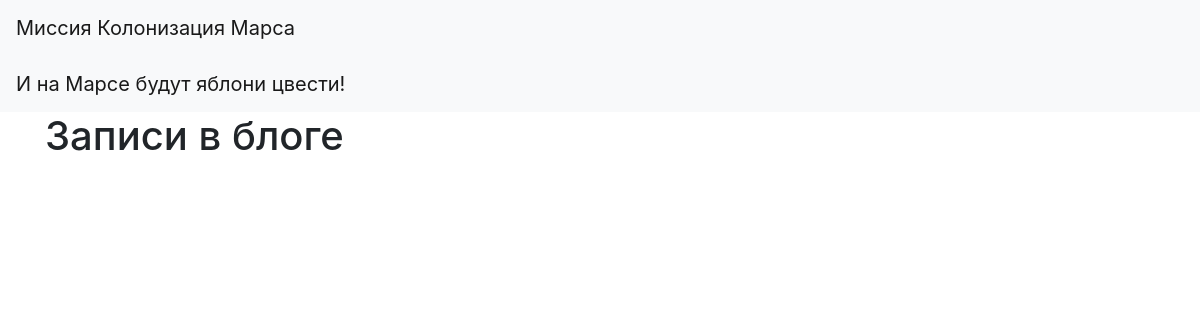
Before: / with the older database file.
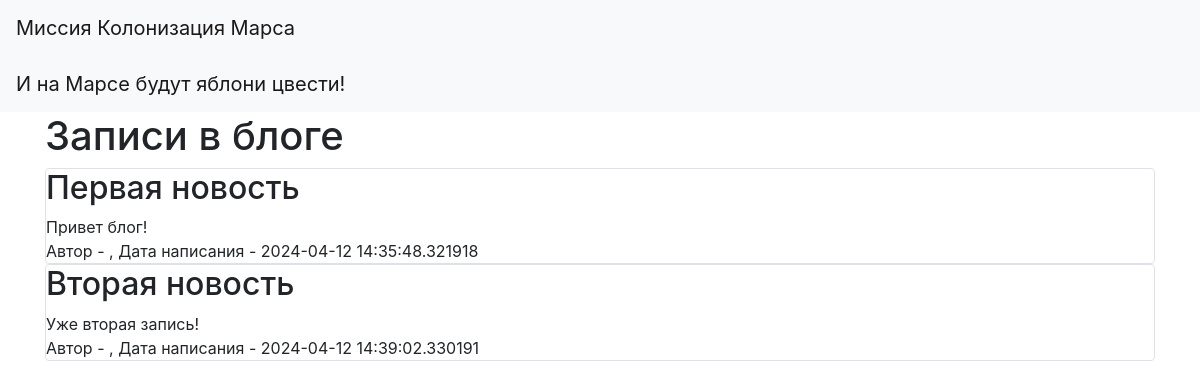
After: the same page with the newer database file.
### data/news.py (models this page shows)
class News(SqlAlchemyBase):
    __tablename__ = 'news'
    id = sqlalchemy.Column(sqlalchemy.Integer,
                           primary_key=True, autoincrement=True)
    title = sqlalchemy.Column(sqlalchemy.String, nullable=True)
    content = sqlalchemy.Column(sqlalchemy.String, nullable=True)
    created_date = sqlalchemy.Column(sqlalchemy.DateTime,
                                     default=datetime.datetime.now)
    is_private = sqlalchemy.Column(sqlalchemy.Boolean, default=True)
    user_id = sqlalchemy.Column(sqlalchemy.Integer,
                                sqlalchemy.ForeignKey("users.id"))
    user = orm.relationship('User')

### main.py (the view)
    @app.route("/")
    def index():
        db_sess = db_session.create_session()
        new = db_sess.query(news.News).filter(news.News.is_private != True)
        return render_template("index.html", news=new)

### data/db_session.py (called while the page is built)
def create_session() -> Session:
    global __factory
    return __factory()

### templates/index.html
{% extends "base.html" %}
{% block content %}
<h1>Записи в блоге</h1>
{% for item in news%}
<div class="col-md6 border rounded">
    <h2>{{item.title}}</h2>
    <div>
        {{item.content}}
    </div>
    <div>
        Автор - {{item.user.name}}, Дата написания - {{item.created_date}}
    </div>
</div>
{% endfor %}
{% endblock %}

### templates/base.html (shortened to what this page needs)
<!doctype html>
<html lang="en">
<head>
    <link rel="stylesheet"
          href="https://stackpath.bootstrapcdn.com/bootstrap/4.4.1/css/bootstrap.min.css"
>
</head>
<body>
<header>
    <nav class="navbar navbar-light bg-light">
        <a1 class="navbar-brand" href="#">Миссия Колонизация Марса</a1>
    </nav>
</header>
<header>
    <nav class="navbar navbar-light bg-light">
        <a4 class="navbar-brand" href="#">И на Марсе будут яблони цвести!</a4>
    </nav>
</header>
<main role="main" class="container">
    {% block content %}{% endblock %}
</main>
</body>
</html>

Changed rows visible on the page:
added News: title "Первая новость", content "Привет блог!", created_date "2024-04-12 14:35:48.321918"
added News: title "Вторая новость", content "Уже вторая запись!", created_date "2024-04-12 14:39:02.330191"
